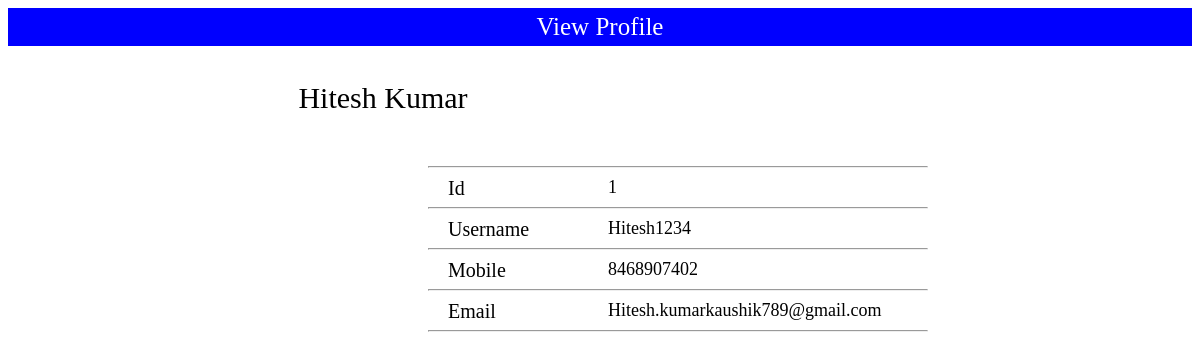
Page /viewUserProfile.php?selectedMemberId=1 on the committed database.
### tables this page shows
CREATE TABLE `members` (
  `id` int(3) NOT NULL,
  `firstName` varchar(20) NOT NULL,
  `lastName` varchar(20) NOT NULL,
  `username` varchar(20) NOT NULL,
  `pwd` varchar(50) NOT NULL,
  `position` varchar(10) NOT NULL,
  `mobile` varchar(10) NOT NULL,
  `email` varchar(50) NOT NULL,
  `pic` varchar(50) NOT NULL
);

### viewUserProfile.php (the view, shortened to what this page needs)
<?php
	include("../dbConfig.php");
	$selectedMemberId = $_REQUEST['selectedMemberId'];
	$query = mysqli_query($con, "Select firstName,lastName,username,mobile,email,pic From members Where id = '$selectedMemberId'");
	$result = mysqli_fetch_assoc($query);
?>
<!DOCTYPE html>
<html>
	<head>
		<link rel="stylesheet" type="text/css" href="../../css/title.css">
		<link rel="stylesheet" type="text/css" href="../../css/viewProfile.css">
	</head>
	<body>
		<div class="title">View Profile</div>
		<div class="infoContainer">
			<div class="userName">
				<?php echo ucfirst($result['firstName'])." ".ucfirst($result['lastName']); ?>
			</div>
			<div class="info">
				<hr>
				<div class="label">Id</div>
				<div class="details"><?php echo $selectedMemberId; ?></div>
				<hr>
				<div class="label">Username</div>
				<div class="details"><?php echo ucfirst($result['username']); ?></div>
				<hr>
				<div class="label">Mobile</div>
				<div class="details"><?php echo $result['mobile']; ?></div>
				<hr>
				<div class="label">Email</div>
				<div class="details"><?php echo ucfirst($result['email']); ?></div>
				<hr>
			</div>
		</div>
	</body>
</html>

### title.css (style rules this page uses)
.title { border: none; padding: 5px 14px; text-align: center; font-size: 25px; color: white; background-color: blue; }

### viewProfile.css (style rules this page uses)
.infoContainer { border: nones; width: 0 auto; height: 310px; margin: 10px; padding: 10px; text-align: left; }
.userName { border: none; width: 300px; margin-top: 10px; margin-left: 200px; margin-right: 10px; padding: 5px; font-size: 30px; float: left; text-align: center; }
.info { border: none; width: 500px; margin-top: 100px; margin-left: 400px; margin-bottom: 0 auto; font-size: 18px; }
.label { border: none; float: left; width: 100px; margin-right: 60px; margin-left: 20px; font-size: 20px; }

### rows in the picture
members: firstName "Hitesh", lastName "Kumar", username "Hitesh1234", mobile "8468907402", email "Hitesh.kumarkaushik789@gmail.com"

### other values in the picture
$selectedMemberId "1"
